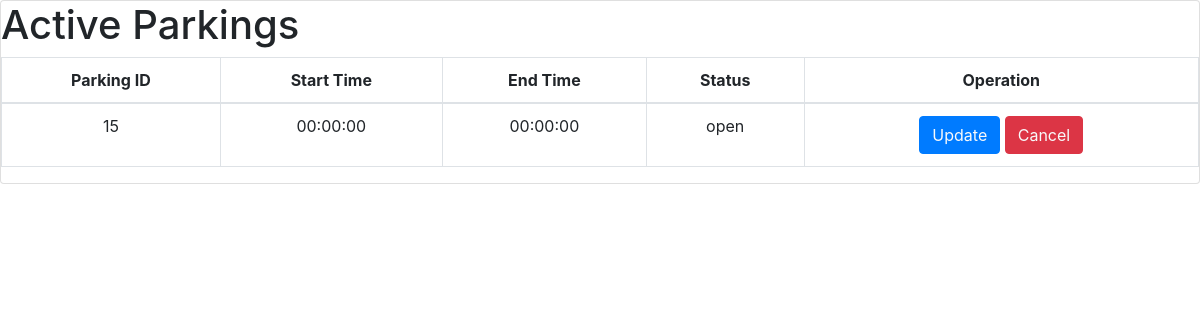
/PHP/active.php, run on an earlier commit of the app's database.
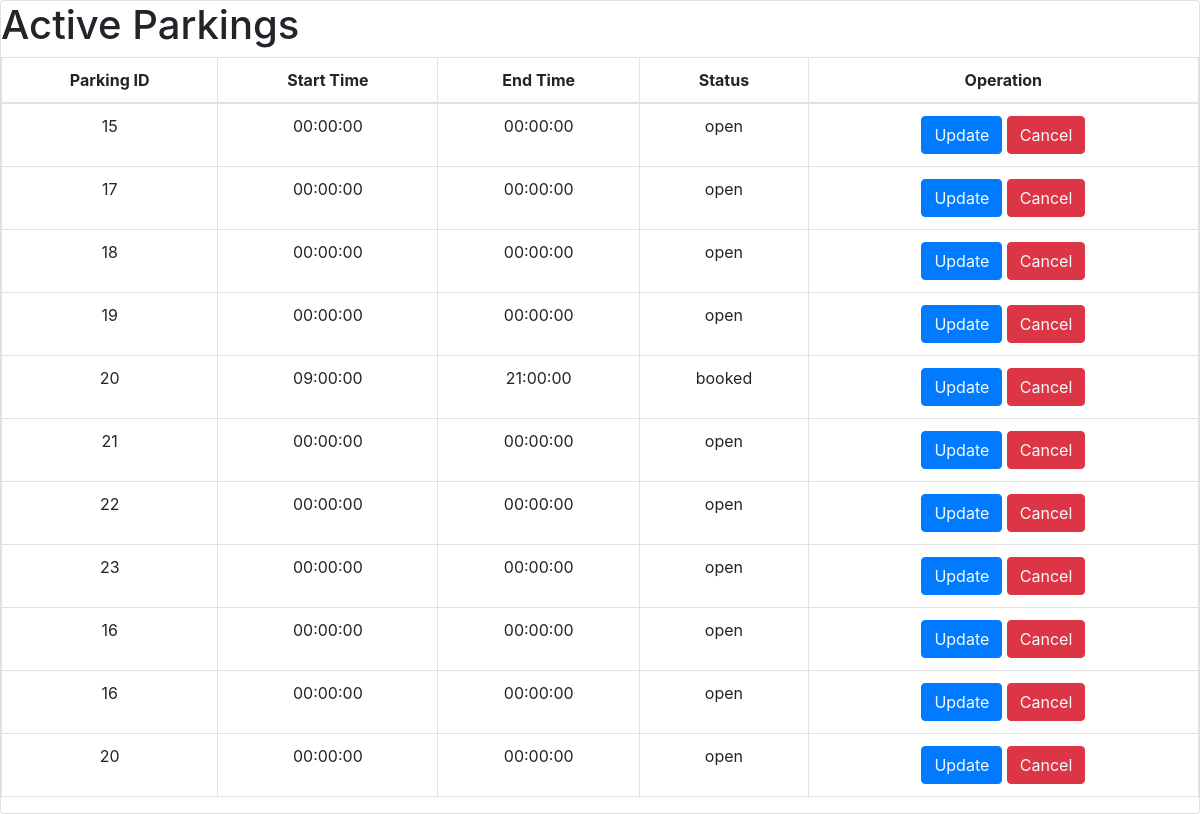
And on a later commit of the database.
### tables this page shows
CREATE TABLE `activeparking` (
  `OID` int(11) NOT NULL,
  `PID` int(11) NOT NULL,
  `Timestart` time NOT NULL,
  `Timeend` time NOT NULL,
  `Status` varchar(10) NOT NULL
);

### PHP/active.php (the view, shortened to what this page needs)
<link rel="stylesheet" href="https://cdn.jsdelivr.net/npm/bootstrap@4.1.3/dist/css/bootstrap.min.css" />
<div class="card">
    <?php
    require_once "connect.php";
    $query = "select * from activeparking";
    $result = mysqli_query($conn, $query);
    ?>
    <h1>Active Parkings</h1>
    <table class="table table-bordered text-center w-100">
        <thead>
            <tr>
                <th>Parking ID</th>
                <th>Start Time</th>
                <th>End Time</th>
                <th>Status</th>
                <th>Operation</th>
            </tr>
        </thead>
        <tbody id="showdata">
            <tr>
                <?php
                if ($result) {
                    while ($row = mysqli_fetch_assoc($result)) {
                        $pid = $row['PID'];
                ?>
                        <td><?php echo $row['PID']; ?></td>
                        <td><?php echo $row['Timestart']; ?></td>
                        <td><?php echo $row['Timeend']; ?></td>
                        <td><?php echo $row['Status']; ?></td>
                        <?php
                        echo
                        '<td>
                        <button class="btn btn-primary"><a href="updateactive.php?updateid=' . $pid . '" class="text-light">Update</a></button>
                        <button class="btn btn-danger"><a href="cancel.php?cancelid=' . $pid . '" class="text-light">Cancel</a></button>
                        </td>'
                        ?>
            </tr>
    <?php
                    }
                } else {
                    echo 'No Data to show';
                }
    ?>
        </tbody>
    </table>
</div>

What changed in the data, as far as the page shows it:
added activeparking: PID "17", Timestart "00:00:00", Timeend "00:00:00", Status "open"
added activeparking: PID "18", Timestart "00:00:00", Timeend "00:00:00", Status "open"
added activeparking: PID "19", Timestart "00:00:00", Timeend "00:00:00", Status "open"
added activeparking: PID "20", Timestart "09:00:00", Timeend "21:00:00", Status "booked"
added activeparking: PID "21", Timestart "00:00:00", Timeend "00:00:00", Status "open"
added activeparking: PID "22", Timestart "00:00:00", Timeend "00:00:00", Status "open"
added activeparking: PID "23", Timestart "00:00:00", Timeend "00:00:00", Status "open"
added activeparking: PID "16", Timestart "00:00:00", Timeend "00:00:00", Status "open"
added activeparking: PID "16", Timestart "00:00:00", Timeend "00:00:00", Status "open"
added activeparking: PID "20", Timestart "00:00:00", Timeend "00:00:00", Status "open"
